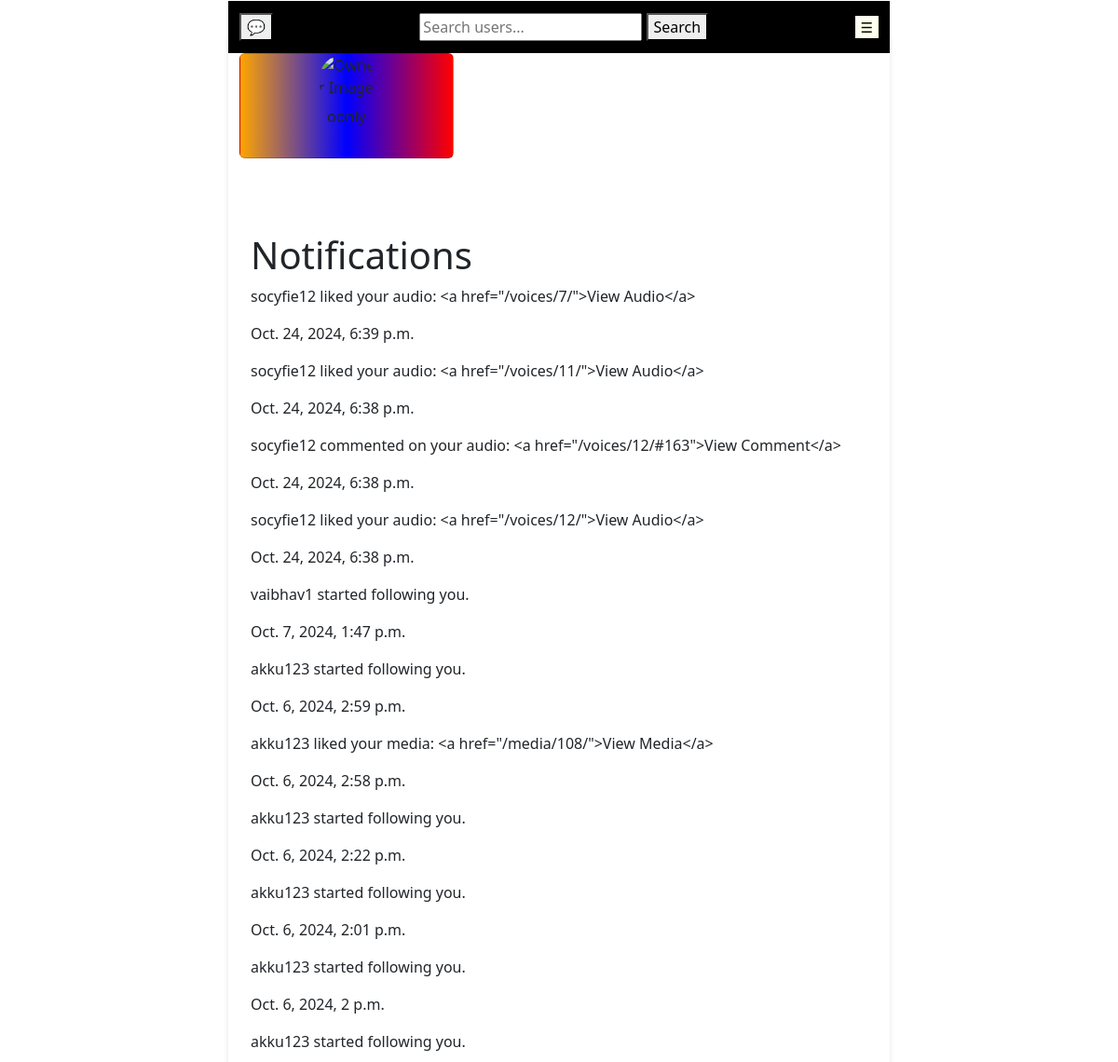
Before: /profile_notifications/ (signed in, upper part) with the older database file.
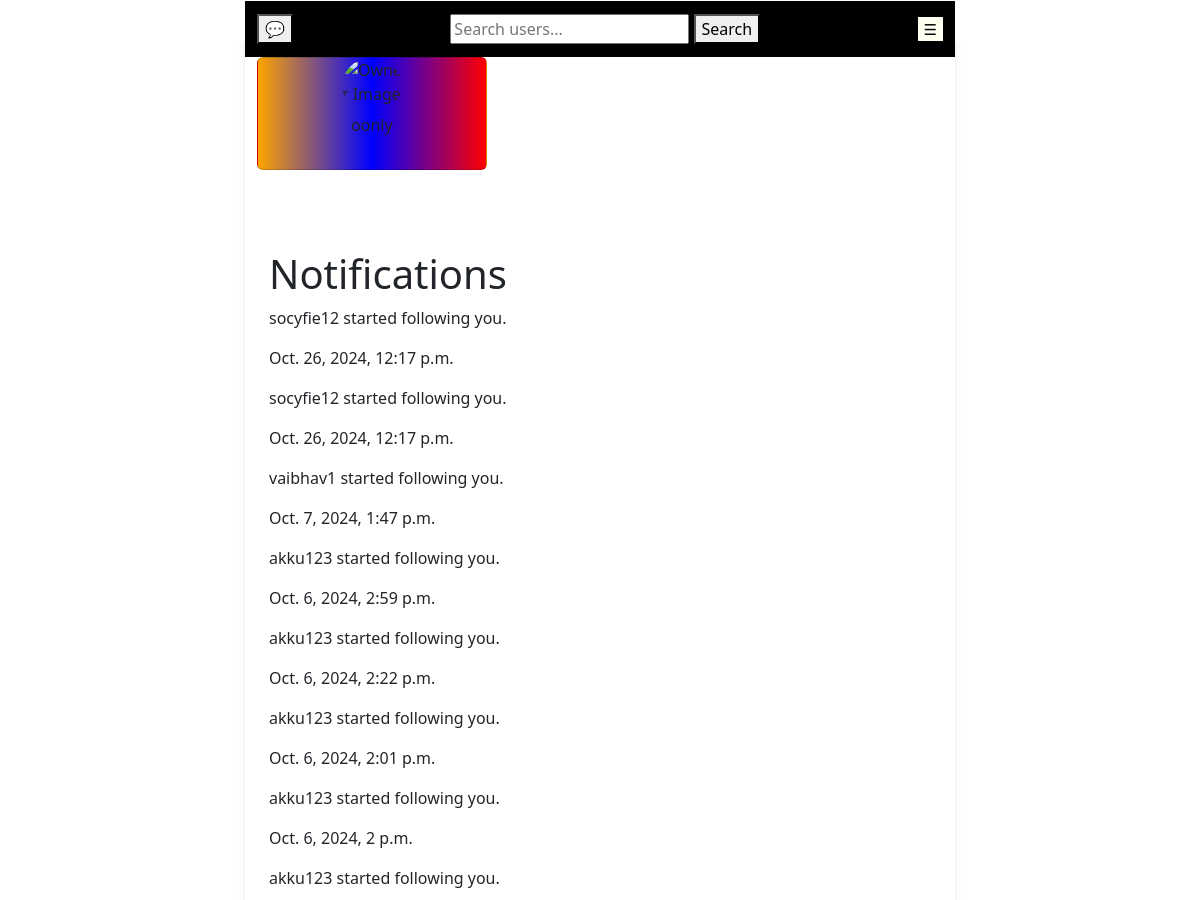
After: the same page with the newer database file.
### service_auth/notion/models.py (models this page shows, shortened)
class Notification(models.Model):
    user = models.ForeignKey(AuthUser, on_delete=models.CASCADE, related_name='notifications', null = True)
    content = models.TextField()
    created_at = models.DateTimeField(auto_now_add=True)
    is_read = models.BooleanField(default=False)
    notion = models.ForeignKey('Notion', null=True, blank=True, on_delete=models.CASCADE, related_name='notifications')
    comment = models.ForeignKey('Comment', null=True, blank=True, on_delete=models.CASCADE, related_name='notifications')
    liked_by = models.ForeignKey(AuthUser, null=True, blank=True, on_delete=models.CASCADE, related_name='liked_notifications')
    related_media = models.ForeignKey(Media, on_delete=models.CASCADE, related_name='related_notifications', null=True, blank=True)
    related_audio = models.ForeignKey(Audio, on_delete=models.CASCADE, related_name='related_notifications', null=True, blank=True)  # New field for audio notifications
    related_notion = models.ForeignKey(Notion, on_delete=models.CASCADE, related_name='related_notifications', null=True, blank=True)
    related_comment = models.ForeignKey(Comment, on_delete=models.CASCADE, related_name='related_notifications', null=True, blank=True)
    related_user = models.ForeignKey(AuthUser, on_delete=models.CASCADE, related_name='related_notifications', null=True, blank=True)
    type = models.CharField(max_length=50, choices=[('follow', 'Follow'), ('like', 'Like'), ('comment', 'Comment')], null=True)

### service_auth/user_profile/views.py (the view)
# urls.py: path('profile_notifications/', views.profile_notifications, name='profile_notifications'),
@login_required
def profile_notifications(request):
    notifications = Notification.objects.filter(user=request.user).order_by('-created_at')
    paginator = Paginator(notifications, 100)
    page_number = request.GET.get('page')
    page_obj = paginator.get_page(page_number)
    return render(request, 'profile_notifications.html', {'page_obj': page_obj})

### templates/user_profile/profile_notifications.html (shortened to what this page needs)
{% extends 'landing_page.html' %}
{% block content %}
<h1>Notifications</h1>
<div>
    {% for notification in page_obj %}
        <div>
            <p>{{ notification.content }}</p>
            <p>{{ notification.created_at }}</p>
        </div>
    {% endfor %}
</div>
{% endblock %}

Changed rows visible on the page:
removed Notification: content "socyfie12 liked your audio: <a href=\"/voices/7/\">View Audio</a>", created_at "Oct. 24, 2024, 6:39 p.m."
removed Notification: content "socyfie12 liked your audio: <a href=\"/voices/11/\">View Audio</a>", created_at "Oct. 24, 2024, 6:38 p.m."
removed Notification: content "socyfie12 commented on your audio: <a href=\"/voices/12/#163\">View Comment</a>", created_at "Oct. 24, 2024, 6:38 p.m."
removed Notification: content "socyfie12 liked your audio: <a href=\"/voices/12/\">View Audio</a>", created_at "Oct. 24, 2024, 6:38 p.m."
removed Notification: content "akku123 liked your media: <a href=\"/media/108/\">View Media</a>", created_at "Oct. 6, 2024, 2:58 p.m."
added Notification: content "socyfie12 started following you.", created_at "Oct. 26, 2024, 12:17 p.m."
added Notification: content "socyfie12 started following you.", created_at "Oct. 26, 2024, 12:17 p.m."
